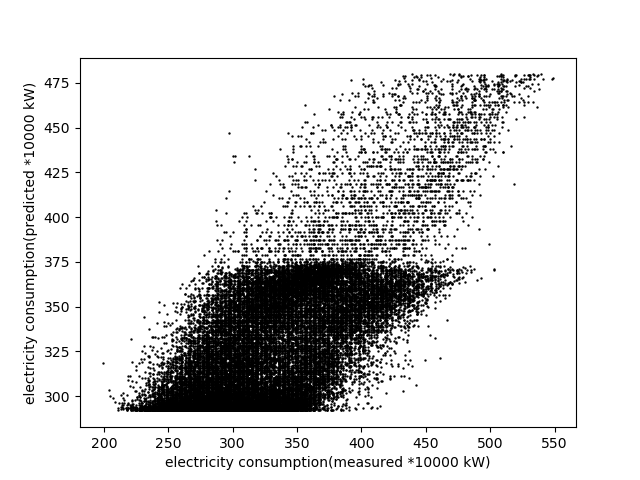

The Python source for this figure:
# coding: utf-8
import pandas as pd

# 读取四国电力的用电量
ed = [pd.read_csv(
    'shikoku_electricity_%d.csv' % year,
    skiprows=3,
    names=['DATE', 'TIME', 'consumption'],
    parse_dates={'date_hour': ['DATE', 'TIME']},
    index_col='date_hour')
    for year in [2012, 2013, 2014, 2015, 2016]
]

elec_data = pd.concat(ed)

# 读取气象数据
tmp = pd.read_csv(
    u'47891_高松.csv',
    parse_dates={'date_hour': ["日期"]},
    index_col="date_hour",
    low_memory=False,
    na_values="×"
)

del tmp["时间"]  # 由于不使用［时间］的列，所以删除

# 列的名字中含有日语不好，所以仅把接下来要使用的列的名字修改成英语
columns = {
    "降水量(mm)": "rain",
    "气温(℃)": "temperature",
    "日照时间(h)": "sunhour",
    "湿度(％)": "humid",
}
tmp.rename(columns=columns, inplace=True)

# 将气象数据和电力消费量数据暂且统和并且和时间轴整合，之后再重新划分
takamatsu = elec_data.join(tmp["temperature"]).dropna().values

takamatsu_elec = takamatsu[:, 0:1]
takamatsu_wthr = takamatsu[:, 1:]

import sklearn.model_selection
import sklearn.svm

data_count = len(takamatsu_elec)


# 交叉验证的准备(数据生成)
x_train, x_test, y_train, y_test = sklearn.model_selection.train_test_split(
    takamatsu_wthr, takamatsu_elec, test_size=0.2)

# -- SVR --
model = sklearn.svm.SVR()
x_train = x_train
y_train = y_train.flatten()
x_test = x_test
y_test = y_test.flatten()

model.fit(x_train, y_train)

# -- 可视化 --
import matplotlib.pyplot as plt
import numpy as np

plt.show()
px = np.arange(takamatsu_wthr.min(), takamatsu_wthr.max(), 0.01)[:, np.newaxis]
py = model.predict(px)

# 生成图表
plt.xlabel('electricity consumption(measured *10000 kW)')
plt.ylabel('electricity consumption(predicted *10000 kW)')

predicted = model.predict(takamatsu_wthr)

# 以下是颜色环境的设定
#plt.scatter(takamatsu_elec, predicted, s=0.5)
# 以下是单色环境的设定
plt.scatter(takamatsu_elec, predicted, s=0.5, color="black")

plt.savefig('7-5-2-3-graph.png')
